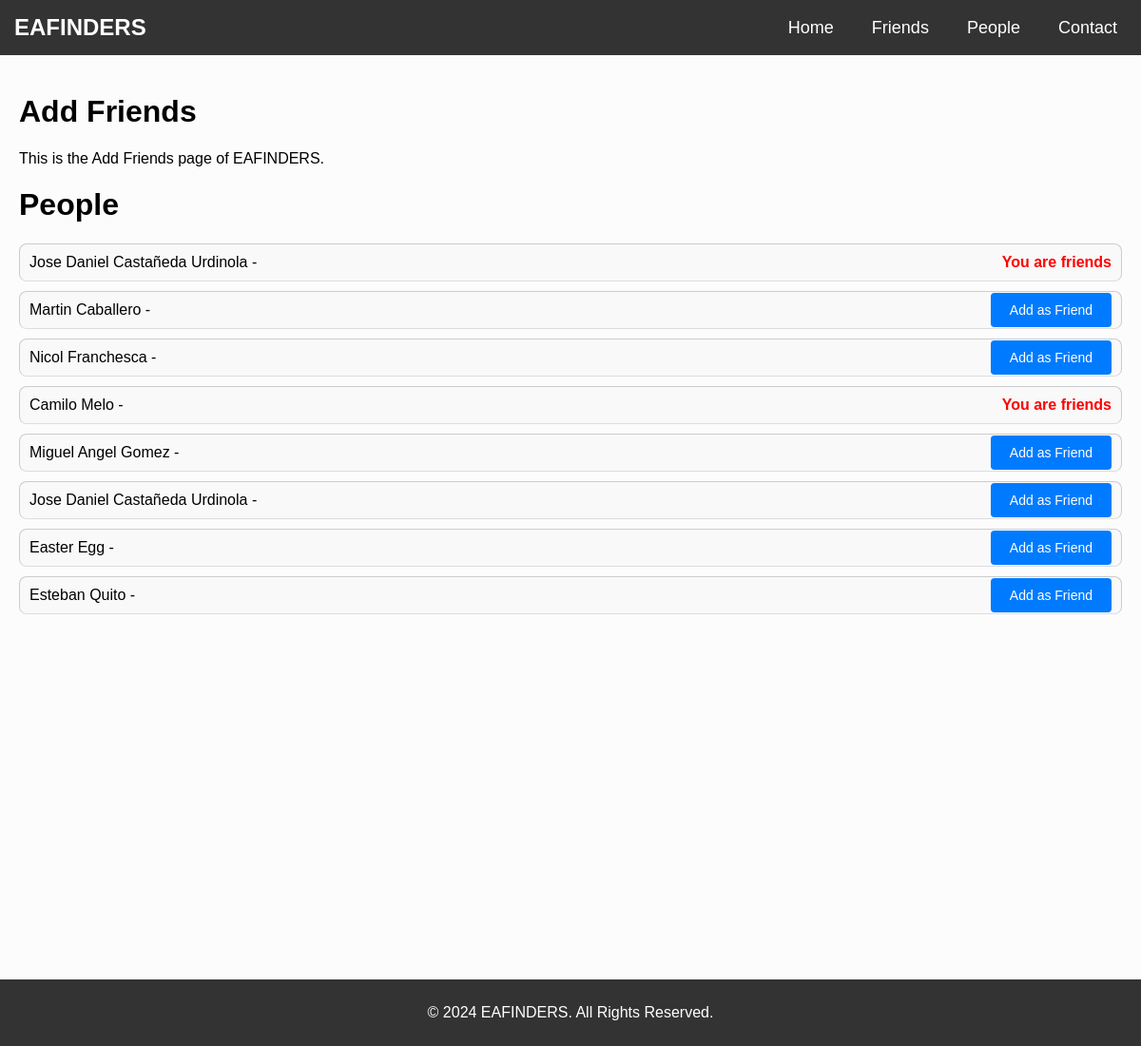
The app's page /Gente.html with its own data.
### friendsapp/models.py (models this page shows)
class Person(models.Model):
    first_name = models.CharField(max_length=100)
    last_name = models.CharField(max_length=100)

### friendsapp/views.py (the view)
# urls.py: path('Gente.html', views.add, name='add'),
def add(request):
    people = Person.objects.all()
    friends = Friend.objects.all()
    friends_ids = friends.values_list('person__id', flat=True)
    return render(request, 'Gente.html', {
        'people': people,
        'friends_ids': friends_ids
    })

### friendsapp/templates/Gente.html (shortened to what this page needs)
{% extends 'template.html' %}
{% block content %}
    <h1>Add Friends</h1>
    <p>This is the Add Friends page of EAFINDERS.</p>
    <h1>People</h1>
    <ul class="people-list">
        {% for person in people %}
        <li class="person-item">
            <div class="person-info">
                {{ person.first_name }} {{ person.last_name }} - {{ person.email }}
            </div>
            <div>
                {% if person.id in friends_ids %}
                    <span class="friend-status">You are friends</span>
                {% else %}
                    <a href="{% url 'add_friend' person.id %}" class="btn-blue">Add as Friend</a>
                {% endif %}
            </div>
        </li>
        {% endfor %}
    </ul>
{% endblock %}

### friendsapp/templates/template.html (shortened to what this page needs)
<!DOCTYPE html>
<html lang="en">
<head>
    {% load static %}
    <link rel="stylesheet" href="{% static 'css/styles.css' %}">
</head>
<body>
    <header>
        <nav>
            <div class="navbar">
                <a href="/" class="brand">EAFINDERS</a>
                <ul class="nav-links">
                    <li><a href="Inicio.html">Home</a></li>
                    <li><a href="Amigos.html">Friends</a></li>
                    <li><a href="Gente.html">People</a></li>
                    <li><a href="https://www.youtube.com/watch?v=dQw4w9WgXcQ">Contact</a></li>
                </ul>
            </div>
        </nav>
    </header>
    <main>
        {% block content %}{% endblock %}
    </main>
    <footer>
        <p>&copy; 2024 EAFINDERS. All Rights Reserved.</p>
    </footer>
</body>
</html>

### friendsapp/static/css/styles.css (style rules this page uses)
body { margin: 0; font-family: 'Arial', sans-serif; background-color: #fcfcfc; height: 100%; }
a { text-decoration: none; color: #333; }
ul { list-style: none; padding: 0; margin: 0; }
.navbar { display: flex; justify-content: space-between; align-items: center; background-color: #333; padding: 15px; }
.brand { font-size: 24px; color: white; font-weight: bold; }
.nav-links { display: flex; }
.nav-links li { margin-left: 20px; }
.nav-links a { color: white; font-size: 18px; padding: 10px; }
main { min-height: calc(100vh - 100px); padding-bottom: 20px; padding: 20px; }
footer { position: relative; text-align: center; background-color: #333; color: white; padding: 10px 0; position: fixed; bottom: 0; width: 100%; }
.btn-blue { background-color: #007BFF; color: white; padding: 8px 16px; border: none; border-radius: 4px; text-decoration: none; font-size: 14px; cursor: pointer; }
.friend-status { color: red; font-weight: bold; }
.person-item { display: flex; justify-content: space-between; align-items: center; margin-bottom: 15px; padding: 10px; border: 1px solid #ccc; border-radius: 8px; background-color: #f9f9f9; }
.person-info { flex-grow: 1; }

### friendsapp/templates/Gente.html (style rules this page uses)
.btn-blue { background-color: #007BFF; color: white; padding: 10px 20px; border: none; border-radius: 4px; text-decoration: none; font-size: 14px; cursor: pointer; }
.friend-status { color: red; font-weight: bold; }
.people-list { max-height: 400px; overflow-y: scroll; padding: 0; list-style-type: none; }
.person-item { margin-bottom: 10px; padding: 10px; border-bottom: 1px solid #ddd; }

### records on screen
Person: first_name "Jose Daniel", last_name "Castañeda Urdinola", shows "You are friends"
Person: first_name "Martin", last_name "Caballero", shows "Add as Friend"
Person: first_name "Nicol", last_name "Franchesca", shows "Add as Friend"
Person: first_name "Camilo", last_name "Melo", shows "You are friends"
Person: first_name "Miguel Angel", last_name "Gomez", shows "Add as Friend"
Person: first_name "Jose Daniel", last_name "Castañeda Urdinola", shows "Add as Friend"
Person: first_name "Easter", last_name "Egg", shows "Add as Friend"
Person: first_name "Esteban", last_name "Quito", shows "Add as Friend"
